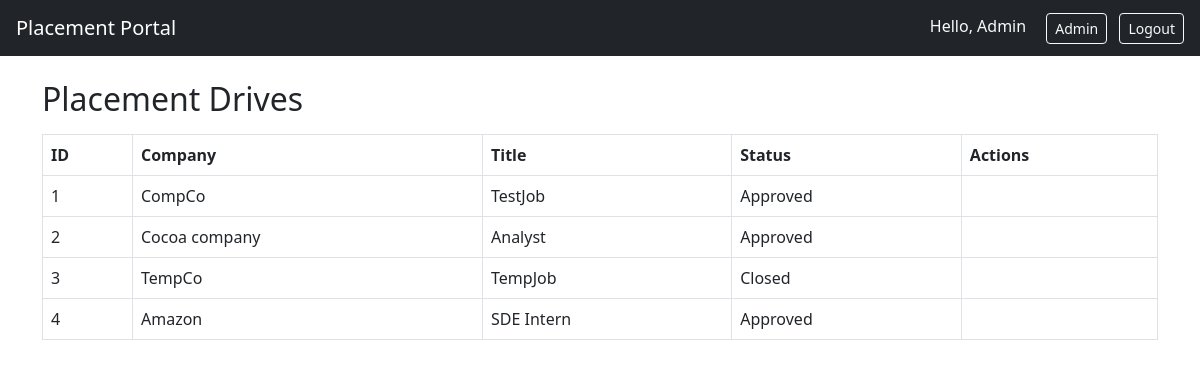
/admin/drives (signed in), run on the app's committed database.
### models.py (models this page shows)
class User(UserMixin, db.Model):
    id = db.Column(db.Integer, primary_key=True)
    role = db.Column(db.String(20))
    name = db.Column(db.String(100))
    email = db.Column(db.String(120), unique=True)
    password = db.Column(db.String(200))
    active = db.Column(db.Boolean, default=True)
    blacklisted = db.Column(db.Boolean, default=False)

class Drive(db.Model):
    id = db.Column(db.Integer, primary_key=True)
    company_id = db.Column(db.Integer, db.ForeignKey('company.id'))
    job_title = db.Column(db.String(150))
    job_description = db.Column(db.Text)
    eligibility = db.Column(db.String(255))
    deadline = db.Column(db.String(20))
    status = db.Column(db.String(20), default="Pending")
    applications = db.relationship('Application', backref='drive', lazy=True)

class Company(db.Model):
    id = db.Column(db.Integer, primary_key=True)
    user_id = db.Column(db.Integer, db.ForeignKey('user.id'))
    company_name = db.Column(db.String(150))
    hr_contact = db.Column(db.String(100))
    website = db.Column(db.String(150))
    details = db.Column(db.Text)
    approval_status = db.Column(db.String(20), default="Pending")
    user = db.relationship('User', backref='company', uselist=False)
    drives = db.relationship('Drive', backref='company', lazy=True)

### app.py (the view, shortened to what this page needs)
@app.route("/admin/drives")
@admin_required
def admin_drives():
    action = request.args.get("action")
    did = request.args.get("id")
    drives = Drive.query.all()
    return render_template("admin/drives.html", drives=drives)

### app.py (called while the page is built)
@login_manager.user_loader
def load_user(user_id):
    return User.query.get(int(user_id))

def admin_required(f):
    @wraps(f)
    def decorated(*args, **kwargs):
        if not current_user.is_authenticated or current_user.role != "admin":
            flash("Admin access required", "error")
            return redirect(url_for("login"))
        return f(*args, **kwargs)
    return decorated

### templates/admin/drives.html (shortened to what this page needs)
{% extends "base.html" %}
{% block content %}
<h2>Placement Drives</h2>
<table class="table table-bordered mt-3">
    <thead>
        <tr><th>ID</th><th>Company</th><th>Title</th><th>Status</th><th>Actions</th></tr>
    </thead>
    <tbody>
    {% for drive in drives %}
        <tr>
            <td>{{ drive.id }}</td>
            <td>{{ drive.company.company_name if drive.company }}</td>
            <td>{{ drive.job_title }}</td>
            <td>{{ drive.status }}</td>
            <td>
            </td>
        </tr>
    {% endfor %}
    </tbody>
</table>
{% endblock %}

### templates/base.html (shortened to what this page needs)
<!DOCTYPE html>
<html>
<head>
    <link href="https://cdn.jsdelivr.net/npm/bootstrap@5.3.0/dist/css/bootstrap.min.css" rel="stylesheet">
</head>
<body>
<nav class="navbar navbar-dark bg-dark px-3">
    <a class="navbar-brand" href="/">Placement Portal</a>
    <div class="ms-auto">
        {% if current_user.is_authenticated %}
            <span class="navbar-text text-light me-3">Hello, {{ current_user.name }}</span>
            {% if current_user.role == 'admin' %}
                <a class="btn btn-outline-light btn-sm me-2" href="{{ url_for('admin_dashboard') }}">Admin</a>
            {% elif current_user.role == 'company' %}
                <a class="btn btn-outline-light btn-sm me-2" href="{{ url_for('company_dashboard') }}">Dashboard</a>
                <a class="btn btn-outline-light btn-sm me-2" href="{{ url_for('company_profile') }}">Profile</a>
            {% endif %}
            <a class="btn btn-outline-light btn-sm" href="{{ url_for('logout') }}">Logout</a>
        {% else %}
            <a class="btn btn-outline-light btn-sm me-2" href="{{ url_for('login') }}">Login</a>
            <a class="btn btn-outline-light btn-sm" href="{{ url_for('register_student') }}">Register Student</a>
            <a class="btn btn-outline-light btn-sm" href="{{ url_for('register_company') }}">Register Company</a>
        {% endif %}
    </div>
</nav>
<div class="container mt-4">
    {% block content %}{% endblock %}
</div>
</body>
</html>

### data on the page
User: name "Admin"
Drive: id "1", company "CompCo", job_title "TestJob", status "Approved"
Drive: id "2", company "Cocoa company", job_title "Analyst", status "Approved"
Drive: id "3", company "TempCo", job_title "TempJob", status "Closed"
Drive: id "4", company "Amazon", job_title "SDE Intern", status "Approved"
